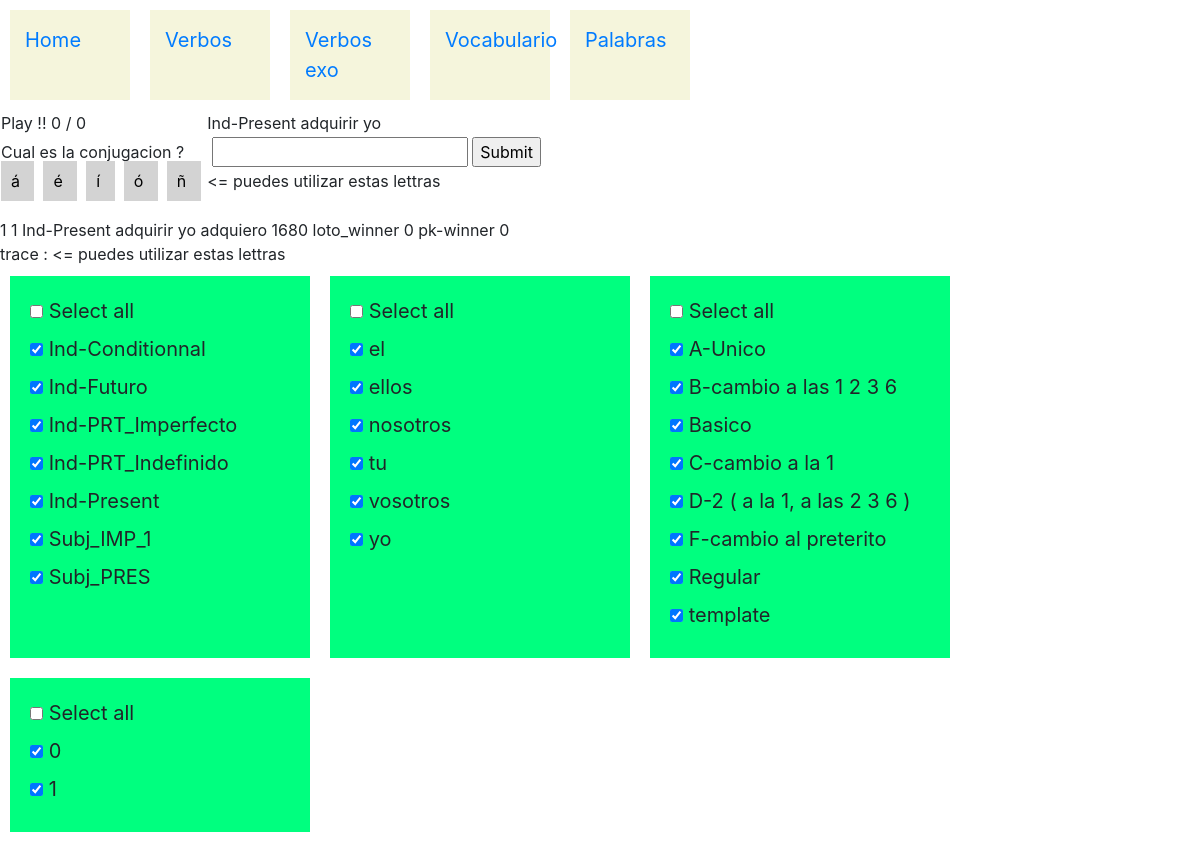
Before: /verbos/verbos_exo/409/409 with the older database file.
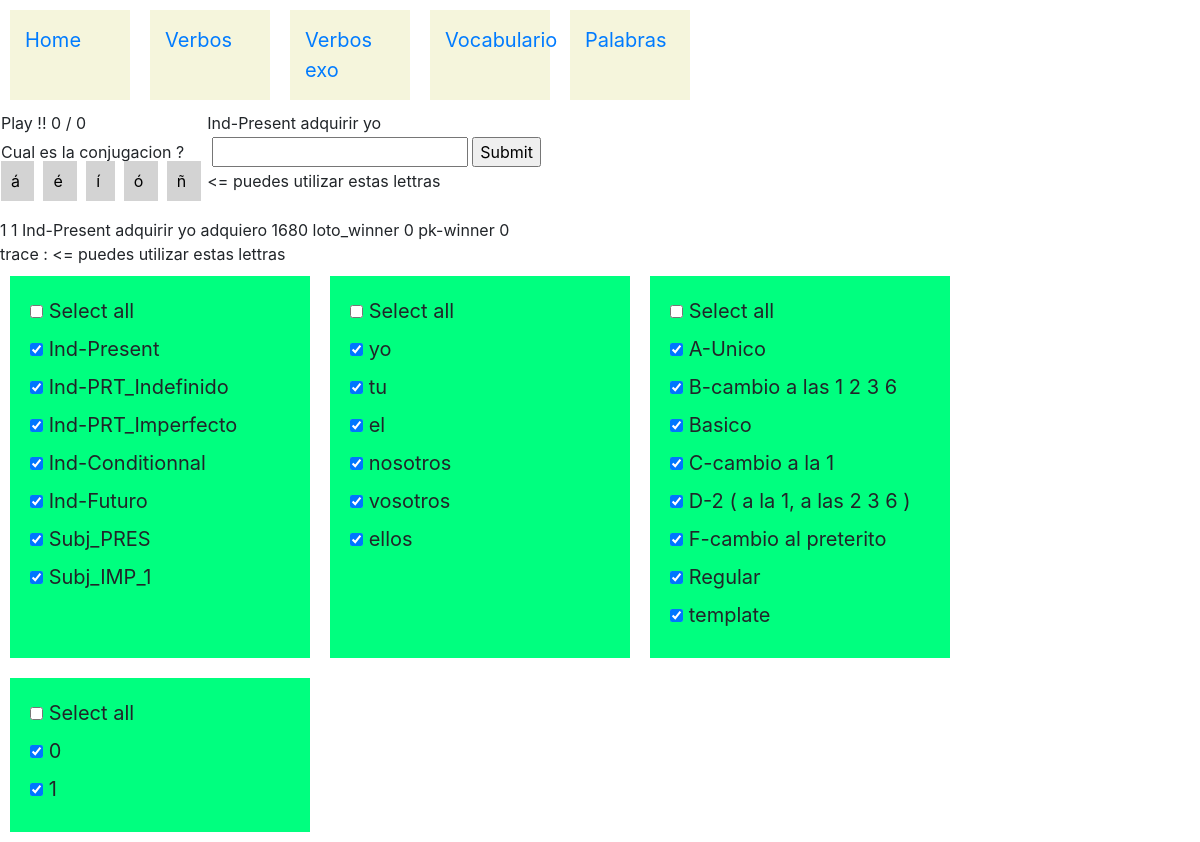
After: the same page with the newer database file.
### verbos/models.py (models this page shows)
class Tiempo(models.Model):
    tiempo=models.CharField(max_length=30)
    tiemposeq=models.IntegerField(null=True)
    def __str__(self):
        return self.tiempo

class Pronombre(models.Model):
    pronombre=models.CharField(max_length=8)
    pronombreseq=models.IntegerField(null=True)
    def __str__(self):
        return self.pronombre

class Verbotipo(models.Model):
    verbotipo = models.CharField(max_length=64,null=True)
    verbotiposeq=models.IntegerField(null=True)
    def __str__(self):
        return self.verbotipo

class Level(models.Model):
    level=models.CharField(max_length=5)
    def __str__(self):
        return self.level

### verbos/views.py (the view, shortened to what this page needs)
# urls.py: path('verbos_exo/<int:mode_id>/<int:conjugacion_id>',views.verbos_exo,name='verbos_exo_run'),
def verbos_exo(request,mode_id,conjugacion_id):
    resuelto = " sabes tus conjugaciones ? "
    trace= "<= puedes utilizar estas lettras"
    tracerep= "  "
    trace_id= "  "
    if request.method=="POST":
        if mode_id==1:
            respuesta= request.POST.getlist('respuesta')
            conjugacion = Conjugacion.objects.get(pk=conjugacion_id)
            trace = str(conjugacion.tiempo) + " " + str(conjugacion.verbo) + " " + str(conjugacion.pronombre) +" " + str(conjugacion.conjugacion)
            tracerep =  str(respuesta[0])
            trace_id =  str(conjugacion.id)
            if respuesta[0].replace(" ","").lower() == conjugacion.conjugacion.replace(" ",""):
                resuelto="1"
            else:
                resuelto="0"
        verbotipos_selected= request.POST.getlist('verbotipo')
        pronombres_selected= request.POST.getlist('pronombre')
        tiempos_selected= request.POST.getlist('tiempo')
        levels_selected= request.POST.getlist('level')
        tiempos_checked= {}
        pronombres_checked= {}
        verbotipos_checked= {}
        levels_checked= {}
        for tiempo_selected in tiempos_selected :
            tiempos_checked[tiempo_selected]="checked"
        for pronombre_selected in pronombres_selected :
            pronombres_checked[pronombre_selected]="checked"
        for verbotipo_selected in verbotipos_selected :
            verbotipos_checked[verbotipo_selected]="checked"
        for level_selected in levels_selected :
            levels_checked[level_selected]="checked"
    else:
        tiempos_checked={"start":"go"}
        pronombres_checked= {}
        verbotipos_checked= {}
        levels_checked= {}
    verbos = Verbo.objects.all()
    tiempos = Tiempo.objects.all().order_by('tiemposeq')
    pronombres = Pronombre.objects.all().order_by('pronombreseq')
    verbotipos = Verbotipo.objects.all()
    levels = Level.objects.all()
    if request.method=="POST":
        conjugacion_selectada_count =Conjugacion.objects.filter(tiempo__in=tiempos_selected).filter(pronombre__in=pronombres_selected).filter(verbo__in=Verbo.objects.filter(tipo__in=verbotipos_selected)).filter(level__in=levels_selected).count()
        if conjugacion_selectada_count > 0:
            conjugacion_selectada=Conjugacion.objects.filter(tiempo__in=tiempos_selected).filter(pronombre__in=pronombres_selected).filter(verbo__in=Verbo.objects.filter(tipo__in=verbotipos_selected)).filter(level__in=levels_selected)
            loto = []
            for conjugacion in conjugacion_selectada:
                loto.append(conjugacion.pk)
            loto_winner=random.randint(0,conjugacion_selectada_count-1)
            pk_winner=loto[loto_winner]
        else:
            loto_winner=0
            pk_winner=1
        conjugacion_selectada=Conjugacion.objects.get(pk=pk_winner)
    else:
        conjugacion_selectada=Conjugacion.objects.first()
        conjugacion_selectada_count =Conjugacion.objects.all().count()
        pk_winner=0
        loto_winner=0
    myset=("tiempos","pronombres","verbotipos")
    jstiempos=jslist(tiempos)
    jspronombres=jslist(pronombres)
    jsverbotipos=jslist(verbotipos)
    jslevels=jslist(levels)
    context= {
            "verbos" : verbos,
            "tiempos" : tiempos ,
            "pronombres" : pronombres,
            "levels" : levels,
            "verbotipos" : verbotipos,
            "tiempos_checked": tiempos_checked,
            "verbotipos_checked": verbotipos_checked,
            "pronombres_checked": pronombres_checked,
            "conjugacion_selectada" : conjugacion_selectada,
            "conjugacion_selectada_count" : conjugacion_selectada_count,
            "loto_winner" : loto_winner,
            "pk_winner" : pk_winner,
            "resuelto" : resuelto,
            "trace" : trace,
            "trace_id" : trace_id,
            "tracerep" : tracerep,
            "myset" : myset,
            "jstiempos" : jstiempos,
            "jsverbotipos" : jsverbotipos,
            "jslevels": jslevels,
            "jspronombres" : jspronombres
            }
    return render(request,"verbos/verbos_exo.html",context)

### verbos/models.py (called while the page is built)
    def __str__(self):
        return self.verbo

### verbos/views.py (called while the page is built)
def jslist(myqueryset):
    jstname=myqueryset.model.__name__
    jstlst=[]
    for item in myqueryset:
        jstlst.append([jstname,item.id])
    return jstlst

### verbos/templates/verbos/verbos_exo.html (shortened to what this page needs)
{% extends 'verbos/layout.html' %}
{% block body1 %}
<table>
	<tr>
		<td>
			<span id="resuelto">{{resuelto}}</span>
			<span id="exito" > 0 </span>
			<span id="slash"> / </span>
			<span id="total" > 0 </span>
		</td>
		<td>
			{{conjugacion_selectada.tiempo}}
			{{conjugacion_selectada.verbo}}
			{{conjugacion_selectada.pronombre }}
		</td>
	</tr>
	<tr>
		<td>
			<span> Cual es la conjugacion ? </span>
		</td>
		<td>
			<form action= "{% url 'verbos_exo_run'  1 conjugacion_selectada.id %}"  method="post">
			<input autofocus id="myrespuesta" type="text" name="respuesta"  autocapitalize=off >
			<input type="submit" value="Submit">
		</td>
	</tr>
	<tr>
		<td>
<span type="text" class="lettre" id="lettre-a" onclick="addletter('á')" value="á" > á </span>
<span type="text" class="lettre" id="lettre-e" onclick="addletter('é')" value="é" > é </span>
<span type="text" class="lettre" id="lettre-i" onclick="addletter('í')" value="í" > í </span>
<span type="text" class="lettre" id="lettre-o" onclick="addletter('ó')" value="ó" > ó </span>
<span type="text" class="lettre" id="lettre-n" onclick="addletter('ñ')" value="ñ" > ñ </span>
		</td>
		<td>
			<span id="trace">{{trace}}</span>
		</td>
	</tr>
</table>
<br>
{{conjugacion_selectada.id}}
{{conjugacion_selectada.id}}
{{conjugacion_selectada.tiempo}}
{{conjugacion_selectada.verbo}}
{{conjugacion_selectada.pronombre }}
{{conjugacion_selectada.conjugacion}}
{{conjugacion_selectada_count }}
loto_winner {{loto_winner }}
pk-winner {{pk_winner  }}
<br> trace : {{trace}}
<div id="container">
	<div>
	<input type="checkbox" id="checkbox_tiempo"   name="checktodos"  data-type="tiempo" >
	<label for="checkbox_tiempo"> Select all   </label>
	<br>
	{% for tiempo  in tiempos %}
	<input type="checkbox" id="Tiempo-{{tiempo.id}}" name="tiempo" data-storage="true" value="{{tiempo.id}}"  {{ tiempo.checked }} >
	<label for="Tiempo-{{tiempo.id}}"> {{tiempo}}    </label>
	<br>
	{% endfor %}
	</div>
	<div>
		<input type="checkbox" id="checkbox_pronombre"   name="checktodos"   data-type="pronombre" >
	<label for="checkbox_pronombre"> Select all  </label>
	<br>
	{% for pronombre   in pronombres %}
	<input type="checkbox" id="Pronombre-{{pronombre.id}}" name="pronombre" data-storage="true" value="{{pronombre.id }}" {{pronombre.checked}} >
	<label for="Pronombre-{{pronombre.id}}"> {{pronombre}}   </label>
	<br>
	{% endfor %}
	</div>
  	<div>
		<input type="checkbox" id="checkbox_verbotipo"   name="checktodos"   data-type="verbotipo" >
	<label for="checkbox_verbotipo"> Select all  </label>
	<br>
	{% for verbotipo   in verbotipos %}
	<input type="checkbox" id="Verbotipo-{{verbotipo.id}}" name="verbotipo" data-storage="true" value="{{verbotipo.id }}"  {{verbotipo.checked}} >
	<label for="Verbotipo-{{verbotipo.id}}"> {{verbotipo}}   </label>
	<br>
	{% endfor %}
	</div>
  	<div>
		<input type="checkbox" id="checkbox_level"   name="checktodos"   data-type="level" >
	<label for="checkbox_verbotipo"> Select all  </label>
	<br>
	{% for level   in levels %}
	<input type="checkbox" id="Level-{{level.id}}" name="level" data-storage="true" value="{{level.id }}"  {{level.checked}} >
	<label for="Level-{{level.id}}"> {{level}}   </label>
	<br>
	{% endfor %}
	</div>
	</div>
{% endblock %}

Changed rows visible on the page:
changed Tiempo "Ind-Present": moves up the list
changed Tiempo "Ind-PRT_Indefinido": moves up the list
changed Tiempo "Ind-PRT_Imperfecto": moves down the list
changed Tiempo "Subj_PRES": moves up the list
changed Pronombre "yo": moves up the list
changed Pronombre "tu": moves up the list
changed Pronombre "nosotros": moves down the list
changed Pronombre "vosotros": moves down the list
